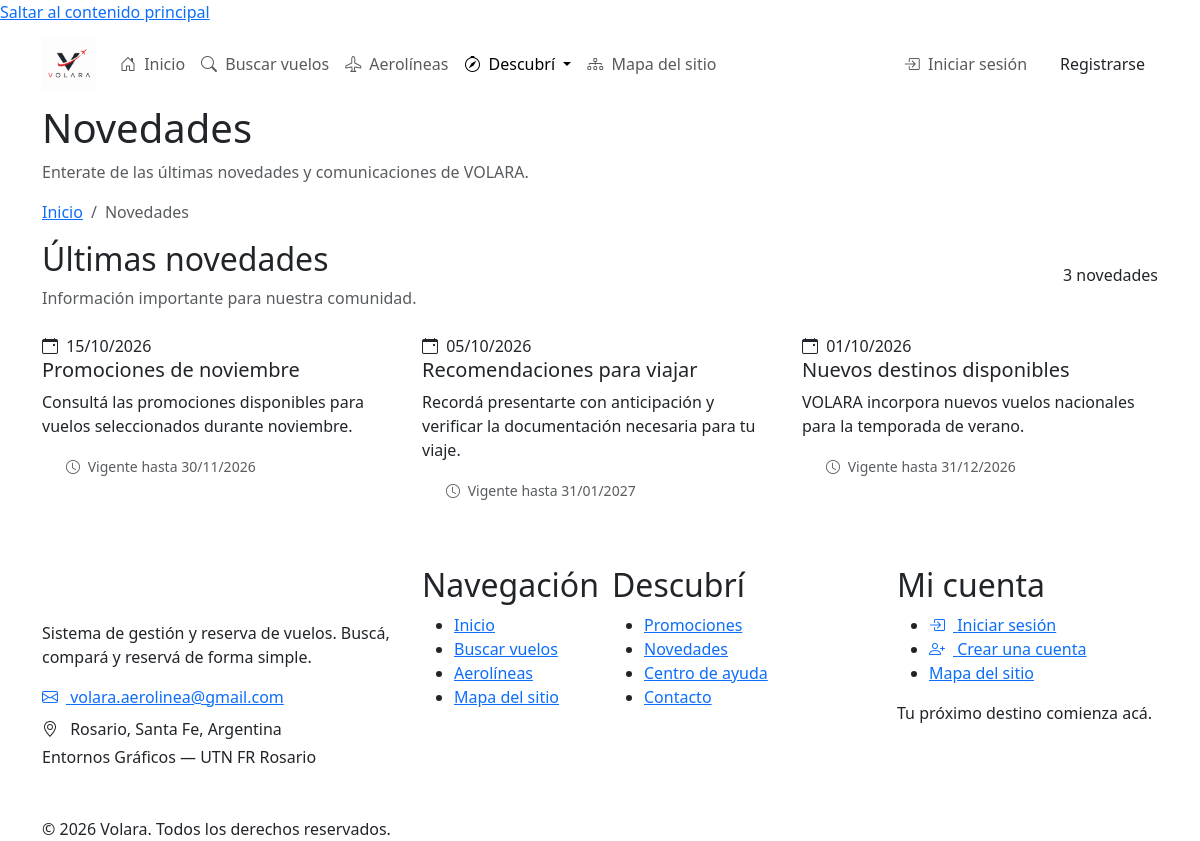
The page /Pages/Publico/novedades.php on the database its author committed.
### tables this page shows
CREATE TABLE novedades (
    codNovedad INT UNSIGNED AUTO_INCREMENT,

    titulo VARCHAR(200) NOT NULL,
    texto TEXT NOT NULL,

    fechaPublicacion DATE NOT NULL,
    fechaExpiracion DATE NOT NULL,

    fechaCreacion DATETIME NOT NULL DEFAULT CURRENT_TIMESTAMP,
    fechaActualizacion DATETIME NOT NULL DEFAULT CURRENT_TIMESTAMP
        ON UPDATE CURRENT_TIMESTAMP,

    PRIMARY KEY (codNovedad),

    KEY idx_novedad_publicacion (fechaPublicacion),
    KEY idx_novedad_expiracion (fechaExpiracion),

    CONSTRAINT chk_novedad_fechas
        CHECK (fechaExpiracion > fechaPublicacion)

);

### Pages/Publico/novedades.php (the view, shortened to what this page needs)
<?php
$novedades = [];
$total = 0;
$error = null;
$pagina = max(1, (int) ($_GET['pagina'] ?? 1));
$porPagina = 9;
try {
    $conexion = conectarDB();
    $sqlCount = "
        SELECT COUNT(*) AS total
        FROM novedades
        WHERE fechaPublicacion <= CURDATE()
          AND fechaExpiracion >= CURDATE()
    ";
    $countStmt = $conexion->query($sqlCount);
    $total = (int) $countStmt->fetch(PDO::FETCH_ASSOC)['total'];
    $paginacion = paginar($total, $porPagina, $pagina);
    $offset = $paginacion['offset'];
    $sql = "
        SELECT
            codNovedad,
            titulo,
            texto,
            fechaPublicacion,
            fechaExpiracion
        FROM novedades
        WHERE fechaPublicacion <= CURDATE()
          AND fechaExpiracion >= CURDATE()
        ORDER BY fechaPublicacion DESC, codNovedad DESC
        LIMIT :limite OFFSET :offset
    ";
    $stmt = $conexion->prepare($sql);
    $stmt->bindValue(':limite', $porPagina, PDO::PARAM_INT);
    $stmt->bindValue(':offset', $offset, PDO::PARAM_INT);
    $stmt->execute();
    $novedades = $stmt->fetchAll(PDO::FETCH_ASSOC);
} catch (PDOException $e) {
    error_log('Error al consultar novedades de VOLARA: ' . $e->getMessage());
    $error = 'No se pudieron cargar las novedades. Intentá nuevamente más tarde.';
}
require __DIR__ . '/../../Includes/header.php';
require __DIR__ . '/../../Includes/navbar.php';
?>
<main id="contenido-principal" tabindex="-1">
    <section class="page-header">
        <div class="container">
            <h1>Novedades</h1>
            <p class="text-muted mb-3">
                Enterate de las últimas novedades y comunicaciones de VOLARA.
            </p>
            <nav aria-label="Ruta de navegación">
                <ol class="breadcrumb">
                    <li class="breadcrumb-item">
                        <a href="<?= BASE_URL ?>/Pages/Publico/index.php">
                            Inicio
                        </a>
                    </li>
                    <li class="breadcrumb-item active" aria-current="page">
                        Novedades
                    </li>
                </ol>
            </nav>
        </div>
    </section>
    <section class="section">
        <div class="container">
            <div class="d-flex flex-wrap justify-content-between
                        align-items-center gap-3 mb-4">
                <div>
                    <h2 class="section-title">Últimas novedades</h2>
                    <p class="text-muted mb-0">
                        Información importante para nuestra comunidad.
                    </p>
                </div>
                <?php if ($error === null): ?>
                    <span class="volara-badge badge-neutral">
                        <?= $total ?>
                        <?= $total === 1 ? 'novedad' : 'novedades' ?>
                    </span>
                <?php endif; ?>
            </div>
            <?php if ($error !== null): ?>
                <div class="volara-alert alert-danger" role="alert">
                    <i class="bi bi-exclamation-circle" aria-hidden="true"></i>
                    <?= htmlspecialchars($error, ENT_QUOTES, 'UTF-8') ?>
                </div>
            <?php else: ?>
                <div class="row g-4">
                    <?php foreach ($novedades as $n): ?>
                        <?php
                        $textoNovedad = (string) ($n['texto'] ?? '');
                        if (function_exists('mb_strimwidth')) {
                            $resumen = mb_strimwidth(
                                $textoNovedad,
                                0,
                                180,
                                '...',
                                'UTF-8'
                            );
                        } else {
                            $resumen = strlen($textoNovedad) > 180
                                ? substr($textoNovedad, 0, 177) . '...'
                                : $textoNovedad;
                        }
                        $fechaPublicacion = !empty($n['fechaPublicacion'])
                            && strtotime($n['fechaPublicacion']) !== false
                            ? date('d/m/Y', strtotime($n['fechaPublicacion']))
                            : '';
                        $fechaExpiracion = !empty($n['fechaExpiracion'])
                            && strtotime($n['fechaExpiracion']) !== false
                            ? date('d/m/Y', strtotime($n['fechaExpiracion']))
                            : '';
                        ?>
                        <div class="col-md-6 col-lg-4">
                            <article class="news-card h-100">
                                <div class="news-card-body">
                                    <div class="news-card-date">
                                        <i
                                            class="bi bi-calendar-event me-1"
                                            aria-hidden="true"
                                        ></i>
                                        <?= htmlspecialchars(
                                            $fechaPublicacion,
                                            ENT_QUOTES,
                                            'UTF-8'
                                        ) ?>
                                    </div>
                                    <h3 class="h5">
                                        <?= htmlspecialchars(
                                            $n['titulo'],
                                            ENT_QUOTES,
                                            'UTF-8'
                                        ) ?>
                                    </h3>
                                    <p>
                                        <?= htmlspecialchars(
                                            $resumen,
                                            ENT_QUOTES,
                                            'UTF-8'
                                        ) ?>
                                    </p>
                                </div>
                                <div class="px-4 pb-3 mt-auto">
                                    <?php if ($fechaExpiracion !== ''): ?>
                                        <small class="text-muted">
                                            <i
                                                class="bi bi-clock me-1"
                                                aria-hidden="true"
                                            ></i>
                                            Vigente hasta
                                            <?= htmlspecialchars(
                                                $fechaExpiracion,
                                                ENT_QUOTES,
                                                'UTF-8'
                                            ) ?>
                                        </small>
                                    <?php endif; ?>
                                </div>
                            </article>
                        </div>
                    <?php endforeach; ?>
                </div>
            <?php endif; ?>
        </div>
    </section>
</main>
<?php require __DIR__ . '/../../Includes/footer.php'; ?>

### rows shown on the page
novedades: fechaPublicacion "15/10/2026", titulo "Promociones de noviembre", texto "Consultá las promociones disponibles para vuelos seleccionados durante noviembre.", fechaExpiracion "30/11/2026"
novedades: fechaPublicacion "05/10/2026", titulo "Recomendaciones para viajar", texto "Recordá presentarte con anticipación y verificar la documentación necesaria para tu viaje.", fechaExpiracion "31/01/2027"
novedades: fechaPublicacion "01/10/2026", titulo "Nuevos destinos disponibles", texto "VOLARA incorpora nuevos vuelos nacionales para la temporada de verano.", fechaExpiracion "31/12/2026"

### other values the page prints
$total "3"
